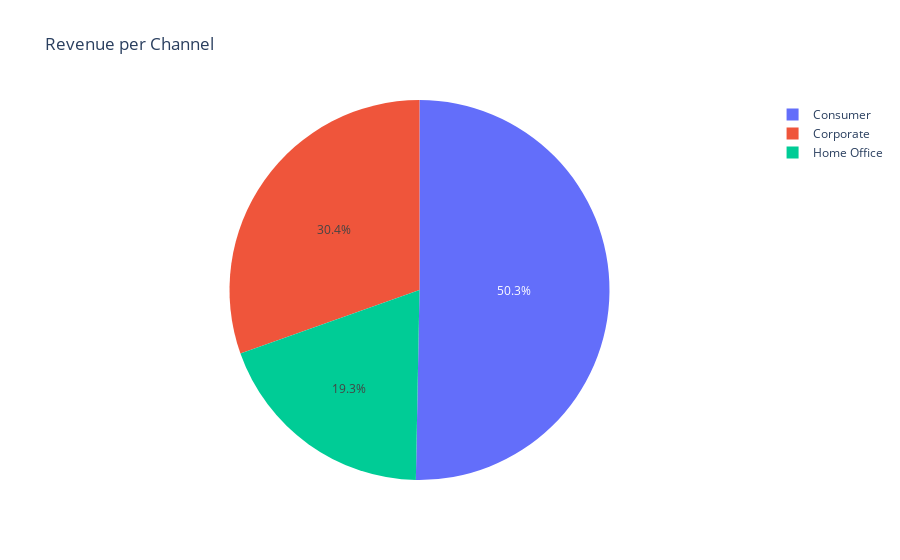
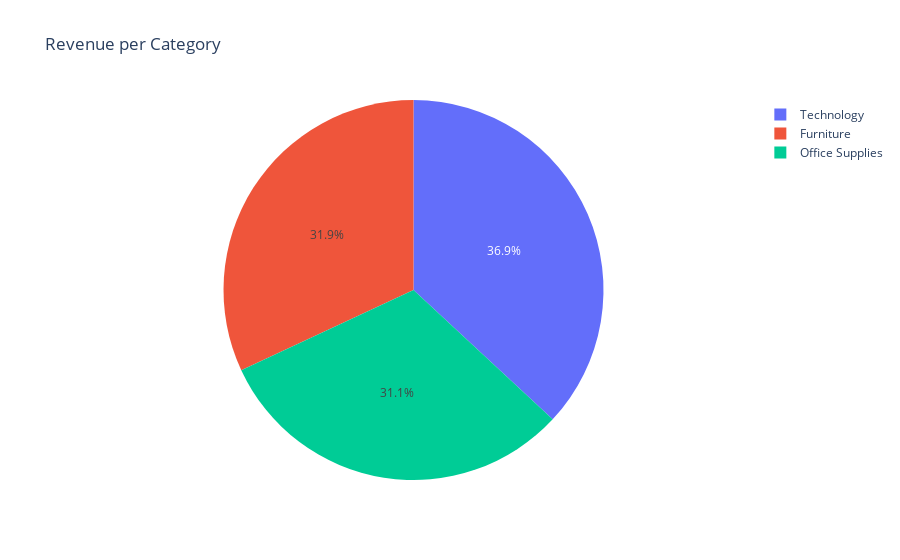

Notebook code cell kept with these figures, in order:
### Code cell
#Revenue per Channel and Category
import plotly.express as px
import plotly

fig = px.pie(chan, values= 'Sales', names= 'Channel', title = 'Revenue per Channel')
fig.show()

fig = px.pie(cat, values= 'Sales', names= 'Category', title = 'Revenue per Category')
fig.show()

### Figure 1 — Plotly figure (JSON) as saved in the notebook; plotly's stock layout.template omitted (floating-point values rounded to 4 significant figures)
{"data": [{"domain": {"x": [0, 1], "y": [0, 1]}, "hovertemplate": "Channel=%{label}<br>Sales=%{value}<extra></extra>", "labels": ["Consumer", "Corporate", "Home Office"], "legendgroup": "", "name": "", "showlegend": true, "type": "pie", "values": [1109000.0, 670700.0, 424800.0]}], "layout": {"legend": {"tracegroupgap": 0}, "title": {"text": "Revenue per Channel"}}}

### Figure 2 — Plotly figure (JSON) as saved in the notebook; plotly's stock layout.template omitted (floating-point values rounded to 4 significant figures)
{"data": [{"domain": {"x": [0, 1], "y": [0, 1]}, "hovertemplate": "Category=%{label}<br>Sales=%{value}<extra></extra>", "labels": ["Furniture", "Office Supplies", "Technology"], "legendgroup": "", "name": "", "showlegend": true, "type": "pie", "values": [704000.0, 686600.0, 813900.0]}], "layout": {"legend": {"tracegroupgap": 0}, "title": {"text": "Revenue per Category"}}}
